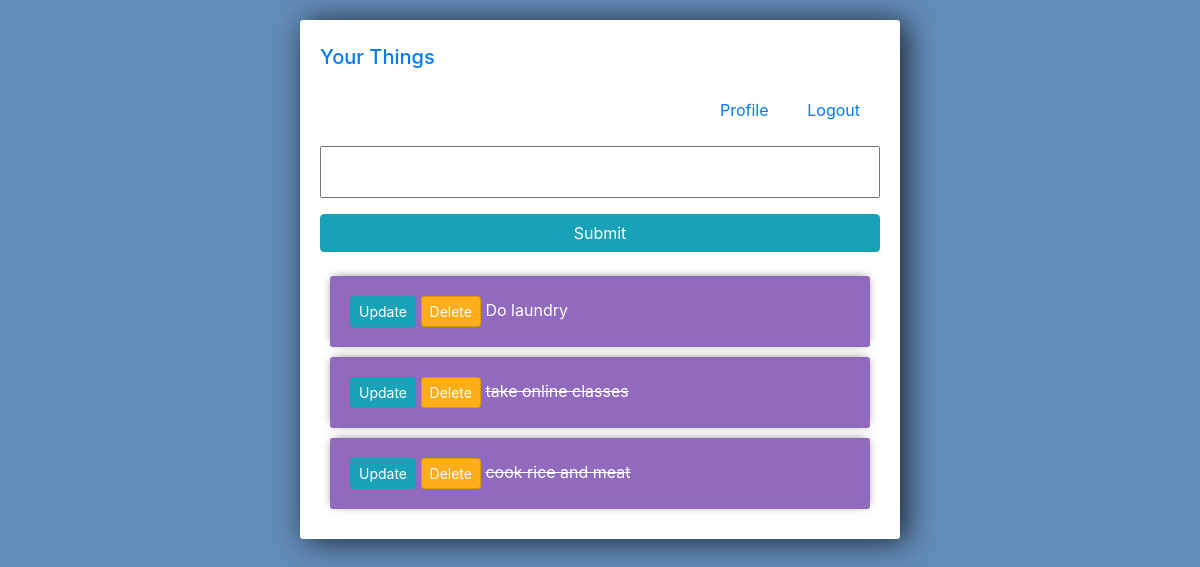
The app's page / (signed in) with its own data.
### tasks/models.py (models this page shows)
class task(models.Model):
    title= models.CharField(max_length=200)
    complete = models.BooleanField(default=False)
    created = models.DateTimeField(auto_now_add=True)
    def __str__(self):
        return self.title

### tasks/views.py (the view)
# urls.py: path('',views.index, name="list"),
def index(request):
    tasks= task.objects.all()
    form= taskForm()
    if request.method == "POST":
        form = taskForm(request.POST)
        if form.is_valid():
            form.save()
        return redirect('/')
    context= {'taskk':tasks,'form':form }
    return render(request, 'tasks/lists.html',context)

### tasks/forms.py
class  taskForm(forms.ModelForm):
    class Meta:
        model = task
        fields = '__all__'

### tasks/templates/tasks/lists.html (shortened to what this page needs)
<link rel="stylesheet" href="https://stackpath.bootstrapcdn.com/bootstrap/4.3.1/css/bootstrap.min.css">
<head>
</head>
<div class="center-column">
     <div class="navbar-nav">
      <div class="title">
         <h2><a class="navbar-brand
         margin-top:0px; mr-4" href="{% url 'list' %}">Your Things</a> </h2>
       </div>
       <div class="navbar">
              {% if user.is_authenticated %}
                <a class="nav-item nav-link" href="{% url 'profile' %}">Profile</a>
                <a class="nav-item nav-link" href="{% url 'logout' %}">Logout</a>
              {% else %}
                <a class="nav-item nav-link" href="{% url 'login' %}">Login</a>
                <a class="nav-item nav-link" href="{% url 'register' %}">Register</a>
              {% endif %}
        </div>
      </div>
  <form method="POST" action="/">
    {{form.title}}
    <input class="btn btn-info" type="submit" name="Create Task">
  </form>
<div class="todo-list">
  {% for task in taskk %}
    <div class="item-row">
      <a class="btn btn-sm btn-info" href="{% url 'update_task' task.id %}">Update</a>
      <a class="btn btn-sm btn-danger" href="{% url 'delete_task' task.id %}">Delete</a>
      {% if task.complete == True %}
        <strike>{{task}}</strike>
      {% else %}
      <span>{{task}}</span>
      {% endif %}
    </div>
  {% endfor %}
  </div>

### tasks/templates/tasks/lists.html (style rules this page uses)
input { width: 100%; padding: 12px 20px; margin: 8px 0; box-sizing: border-box; }
input::placeholder { color: #d3d3d3; }
.center-column { width:600px; margin:20px auto; padding:20px; background-color: #fff; border-radius: 3px; box-shadow: 6px 2px 30px 0px rgba(0,0,0,0.75); }
.item-row { background-color: #906abd; margin: 10px; padding: 20px; border-radius: 3px; color: #fff; font-size: 16px; box-shadow: 0px -1px 10px -4px rgba(0,0,0,0.75); }
.btn-danger { background-color: #ffae19; border-color: #e59400; }
.title { color:#6BA3E8; font-size: 30px; margin-left:center; }
.navbar { list-style: none; padding-left: 400px; padding-right: 20px; }

### records on screen
task: title "Do laundry"
task: title "take online classes"
task: title "cook rice and meat"
